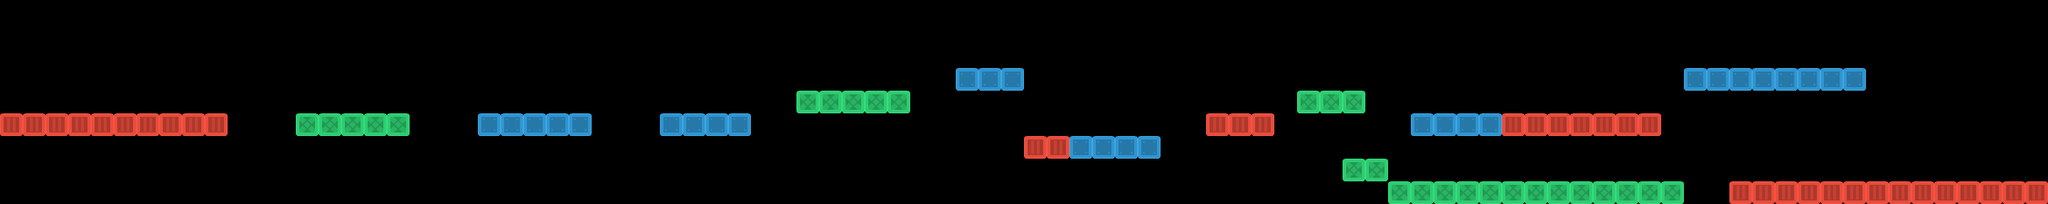

Rendered tile map (Tiled .tmx) drawn with the repository's tilesets; below, a short description and the map source with its tile grids summarised:
An orthogonal 90x9 tile map with 32x32 px tiles, 3 tile layers (blue, green, red), 3 tilesets and 13 objects.

<map version="1.0" tiledversion="1.0.2" orientation="orthogonal" renderorder="left-up" width="90" height="9" tilewidth="32" tileheight="32" nextobjectid="26">
 <tileset firstgid="1" source="redBlock.tsx" />
 <tileset firstgid="2" source="greenBlock.tsx" />
 <tileset firstgid="3" source="blueBlock.tsx" />
 <objectgroup name="spawnPoint">
  <object id="6" x="128" y="96">
   <ellipse />
  </object>
 </objectgroup>
 <objectgroup name="end">
  <object id="1" x="2784" y="224">
   <ellipse />
  </object>
 </objectgroup>
 <objectgroup name="coins">
  <object id="7" x="2432" y="64">
   <ellipse />
  </object>
  <object id="8" x="2464" y="64">
   <ellipse />
  </object>
  <object id="9" x="2624" y="224">
   <ellipse />
  </object>
  <object id="10" x="2688" y="224">
   <ellipse />
  </object>
  <object id="11" x="2096" y="128">
   <ellipse />
  </object>
  <object id="12" x="2560" y="160">
   <ellipse />
  </object>
  <object id="13" x="2208" y="128">
   <ellipse />
  </object>
  <object id="14" x="1922.67" y="42.6667">
   <ellipse />
  </object>
  <object id="15" x="1520" y="158.667">
   <ellipse />
  </object>
  <object id="20" x="880" y="62.6667">
   <ellipse />
  </object>
  <object id="23" x="624" y="61.3333">
   <ellipse />
  </object>
 </objectgroup>
 <layer name="blue" width="90" height="9">
  <data>[810 cells, 28 non-empty, 1 distinct tile ids]</data>
 </layer>
 <layer name="green" width="90" height="9">
  <data>[810 cells, 28 non-empty, 1 distinct tile ids]</data>
 </layer>
 <layer name="red" width="90" height="9">
  <data>[810 cells, 36 non-empty, 1 distinct tile ids]</data>
 </layer>
</map>
